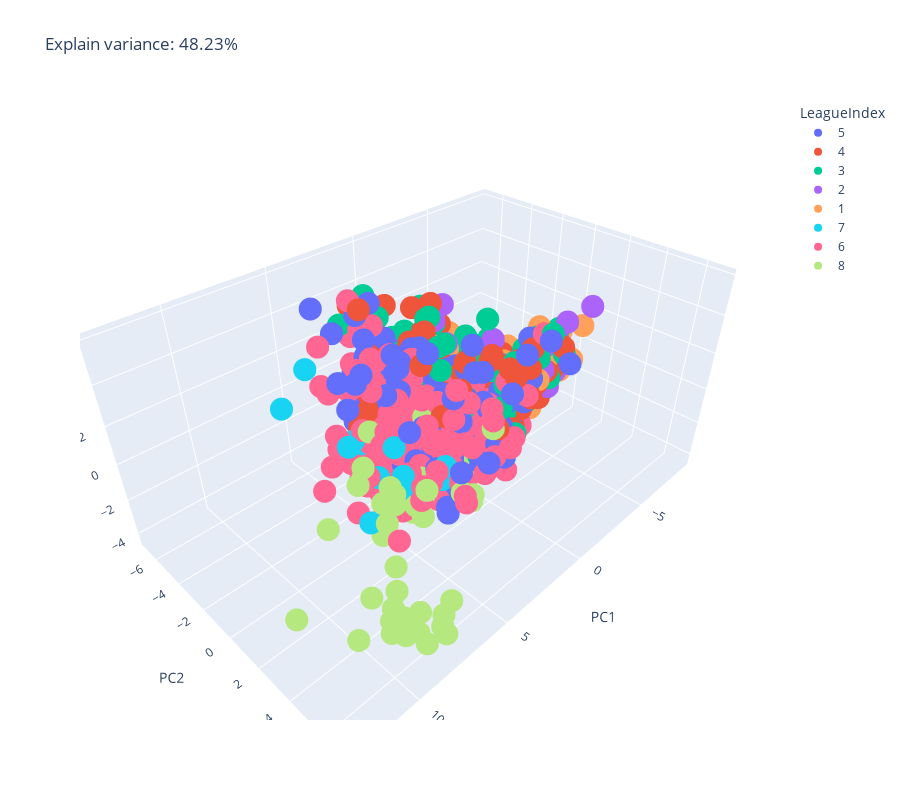

This figure's notebook cell:
### Markdown cell above
Let see how 8 classes are seperated using PCA.

### Code cell
pca = PCA(n_components=3)
X = processed_df[visualize_features].values
Y = processed_df[LEAGUE_INDEX].values

X = StandardScaler().fit_transform(X)
pca_x = pca.fit_transform(X)
explained_variance = round(sum(pca.explained_variance_ratio_) * 100, 2)
pca_df = pd.DataFrame(data=pca_x, columns=['PC1', 'PC2', 'PC3'])
pca_df[LEAGUE_INDEX] = Y
px.scatter_3d(pca_df, x='PC1', y='PC2', z='PC3', color=LEAGUE_INDEX, title=f'Explain variance: {explained_variance}%', height=800)

### Figure 1 — Plotly figure (JSON) as saved in the notebook; plotly's stock layout.template omitted (floating-point values rounded to 4 significant figures; data arrays with more than 128 entries replaced by an {"elided": "..."} marker saying what was removed)
{"data": [{"hovertemplate": "LeagueIndex=5<br>PC1=%{x}<br>PC2=%{y}<br>PC3=%{z}<extra></extra>", "legendgroup": "5", "marker": {"color": "#636efa", "symbol": "circle"}, "mode": "markers", "name": "5", "scene": "scene", "showlegend": true, "type": "scatter3d", "x": {"elided": "805 float values"}, "y": {"elided": "805 float values"}, "z": {"elided": "805 float values"}}, {"hovertemplate": "LeagueIndex=4<br>PC1=%{x}<br>PC2=%{y}<br>PC3=%{z}<extra></extra>", "legendgroup": "4", "marker": {"color": "#EF553B", "symbol": "circle"}, "mode": "markers", "name": "4", "scene": "scene", "showlegend": true, "type": "scatter3d", "x": {"elided": "811 float values"}, "y": {"elided": "811 float values"}, "z": {"elided": "811 float values"}}, {"hovertemplate": "LeagueIndex=3<br>PC1=%{x}<br>PC2=%{y}<br>PC3=%{z}<extra></extra>", "legendgroup": "3", "marker": {"color": "#00cc96", "symbol": "circle"}, "mode": "markers", "name": "3", "scene": "scene", "showlegend": true, "type": "scatter3d", "x": {"elided": "553 float values"}, "y": {"elided": "553 float values"}, "z": {"elided": "553 float values"}}, {"hovertemplate": "LeagueIndex=2<br>PC1=%{x}<br>PC2=%{y}<br>PC3=%{z}<extra></extra>", "legendgroup": "2", "marker": {"color": "#ab63fa", "symbol": "circle"}, "mode": "markers", "name": "2", "scene": "scene", "showlegend": true, "type": "scatter3d", "x": {"elided": "347 float values"}, "y": {"elided": "347 float values"}, "z": {"elided": "347 float values"}}, {"hovertemplate": "LeagueIndex=1<br>PC1=%{x}<br>PC2=%{y}<br>PC3=%{z}<extra></extra>", "legendgroup": "1", "marker": {"color": "#FFA15A", "symbol": "circle"}, "mode": "markers", "name": "1", "scene": "scene", "showlegend": true, "type": "scatter3d", "x": {"elided": "167 float values"}, "y": {"elided": "167 float values"}, "z": {"elided": "167 float values"}}, {"hovertemplate": "LeagueIndex=7<br>PC1=%{x}<br>PC2=%{y}<br>PC3=%{z}<extra></extra>", "legendgroup": "7", "marker": {"color": "#19d3f3", "symbol": "circle"}, "mode": "markers", "name": "7", "scene": "scene", "showlegend": true, "type": "scatter3d", "x": [6.619, 5.293, 3.856, 2.614, 0.8875, 4.259, 4.368, 3.678, 5.253, 4.024, 2.351, 3.194, 2.491, 2.081, 4.173, 5.296, 2.137, 7.17, 6.723, 3.772, 3.299, 3.966, 1.007, 3.941, 5.727, 5.422, 3.92, 1.619, 5.048, 2.579, 4.214, 3.644, 3.421, 2.44, 2.988], "y": [-0.2377, 1.629, 0.04419, 1.031, 2.172, -0.8217, 1.055, 0.0559, 1.034, -2.401, -1.322, -1.842, -1.117, 0.5161, 0.9901, 1.591, 0.8112, 1.598, -4.808, -0.6404, -0.4316, 2.736, -0.1896, -1.621, 0.5026, -4.559, 1.862, 2.44, -1.948, 0.7294, -1.054, 3.782, 2.03, 0.7117, -1.002], "z": [1.121, -0.7494, -1.168, -0.8463, -0.08418, -0.07201, -2.418, -2.879, 1.046, -1.458, -0.5502, -1.715, -2.239, -1.687, -1.499, -0.134, -0.09422, -1.51, 0.8052, -0.2004, 1.209, 0.2904, -0.6919, -0.4503, -0.5932, 2.418, -0.8992, -0.536, -0.3589, -0.3816, -1.809, -1.169, -1.179, 0.5225, -0.5823]}, {"hovertemplate": "LeagueIndex=6<br>PC1=%{x}<br>PC2=%{y}<br>PC3=%{z}<extra></extra>", "legendgroup": "6", "marker": {"color": "#FF6692", "symbol": "circle"}, "mode": "markers", "name": "6", "scene": "scene", "showlegend": true, "type": "scatter3d", "x": {"elided": "621 float values"}, "y": {"elided": "621 float values"}, "z": {"elided": "621 float values"}}, {"hovertemplate": "LeagueIndex=8<br>PC1=%{x}<br>PC2=%{y}<br>PC3=%{z}<extra></extra>", "legendgroup": "8", "marker": {"color": "#B6E880", "symbol": "circle"}, "mode": "markers", "name": "8", "scene": "scene", "showlegend": true, "type": "scatter3d", "x": [3.258, 8.156, 9.267, 6.652, 6.863, 6.414, 4.23, 3.467, 4.756, 5.594, 7.819, 2.097, 10.46, 8.023, 8.811, 6.934, 5.483, 8.634, 3.48, 1.966, 9.541, 3.85, 12.74, 3.351, 5.045, 1.978, 4.533, 3.445, 4.905, 5.097, 7.449, 6.728, 7.308, 8.328, 4.659, 5.185, 6.169, 7.405, 8.076, 9.378, 4.631, 4.032, 3.987, 3.419, 6.269, 5.171, 8.142, 8.842, 6.134, 2.299, 5.266, 7.947, 6.961, 5.869, 9.761], "y": [0.5567, 3.922, 5.083, 1.713, 2.546, 0.3637, 1.31, 0.8591, 0.5954, 2.651, 5.161, 2.206, 4.532, 4.04, 5.274, 2.791, 2.959, 5.178, 0.9719, 3.526, 5.413, 1.043, 4.212, 1.219, 2.582, 3.053, 1.879, 1.646, 0.1776, -0.7136, 1.286, 2.116, 2.579, 6.052, 1.811, 1.988, 2.007, 5.986, 5.327, 4.123, 1.257, 3.771, 4.266, 3.837, 0.1462, 1.958, 6.909, 4.773, 1.969, 0.869, 1.455, 6.562, 6.03, 3.573, 2.29], "z": [-0.8389, -4.034, -2.833, -2.51, 0.8101, 0.2513, -0.1724, -1.85, -1.974, -0.9091, -3.492, -0.498, -3.374, -3.002, -2.855, -3.389, -1.372, -4.164, 1.664, 1.6, -3.002, -0.9685, -0.4817, -2.147, -0.6641, -0.7305, -0.5129, -1.595, -2.062, 0.8434, 0.5018, -1.502, 0.2916, -4.137, -1.567, -1.966, -0.3325, -3.973, -4.364, -2.221, -1.764, -0.4679, -0.6265, -0.9111, -0.4902, -1.136, -2.932, -3.948, -0.9323, -1.811, -1.72, -2.324, -2.785, 0.6866, 0.3771]}], "layout": {"height": 800, "legend": {"title": {"text": "LeagueIndex"}, "tracegroupgap": 0}, "scene": {"domain": {"x": [0, 1], "y": [0, 1]}, "xaxis": {"title": {"text": "PC1"}}, "yaxis": {"title": {"text": "PC2"}}, "zaxis": {"title": {"text": "PC3"}}}, "title": {"text": "Explain variance: 48.23%"}}}
